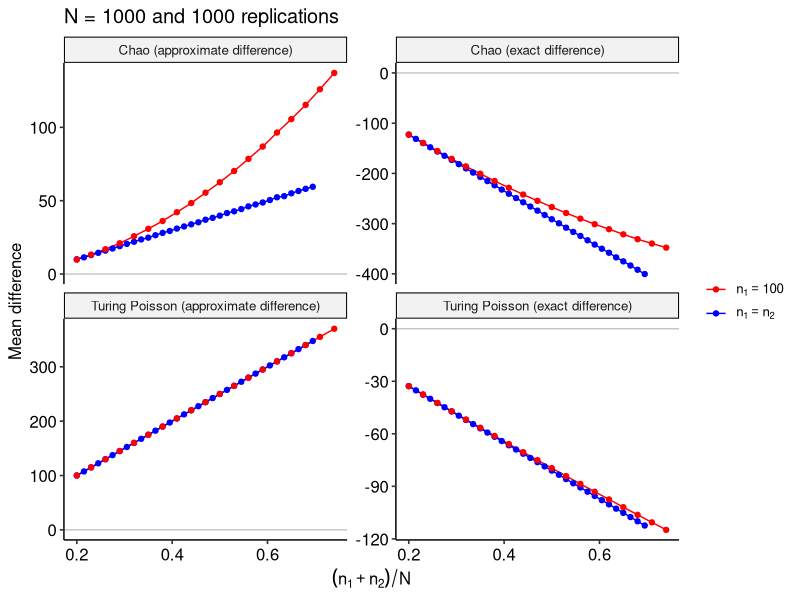
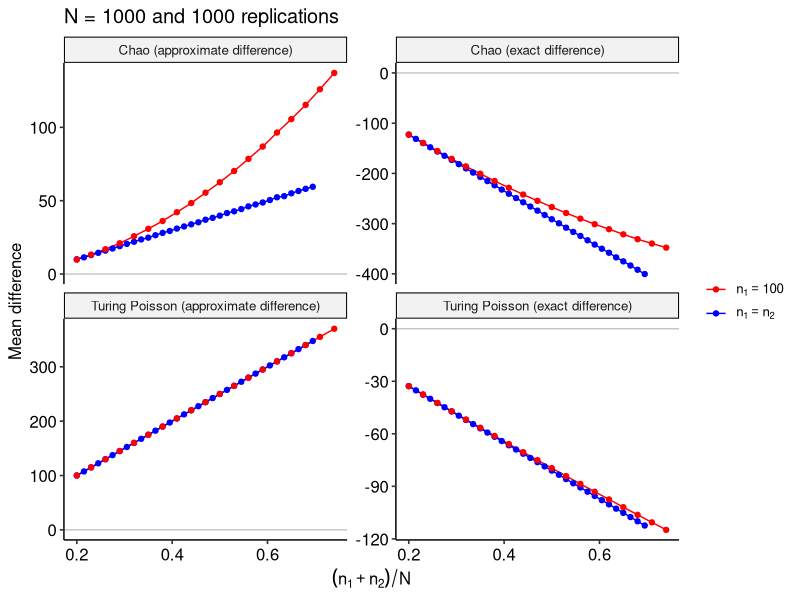

The R script that drew these images, in order:
library(tidyverse)
library(ggpubr)

TRIALS <- 1000
SEED <- 777
SAMPLE_SIZES <- seq(100, 600, 15)
POP_SIZE <- 1000
OUTPUT_FOLDER <- "./_900_output/figures/"

srswor_caprecap <- function(n1, n2, N) {
  S <- c(sample(1:N, n1, replace = FALSE), sample(1:N, n2, replace = FALSE))
  K <- table(S)
  f <- c(length(K[K == 1]), length(K[K == 2]))
  return(f)
}

chao <- function(f) {
  return(f[1] + f[2] + f[1]^2 / (2 * f[2]))
}

pseudo_approx <- function(f) {
  return(chao(f) - f[2])
}

dN <- function(f, N) {
  n <- f[1] + 2 * f[2]
  No <- n - f[2]
  return(exp(n / N) * (N - No) - N)
}

dN2 <- function(f, N) {
  n <- f[1] + 2 * f[2]
  No <- n - f[2]
  return(exp(n / N) * (n / N * (No / N - 1) + 1) - 1)
}

pseudo_exact <- function(f, tol = 1e-6) {
  n <- f[1] + 2 * f[2]
  No <- n - f[2]
  converged <- FALSE
  new_N <- No
  while (!converged) {
    old_N <- new_N
    dN <- dN(f, old_N)
    dN2 <- dN2(f, old_N)
    new_N <- old_N - dN / dN2
    converged <- abs(new_N - old_N) < tol
  }
  return(new_N)
}

turing_p <- function(f) {
  return(3 / 2 * f[1] + f[2] + f[1]^2 / (2 * f[2]))
}

simulate_sampling <- function(n1, n2 = NA, N, trials = TRIALS) {
  res <- list()
  if (!anyNA(n2)) {
    for (i in n1) {
      for (j in n2) {
        reps <- t(replicate(trials, srswor_caprecap(i, j, N)))
        reps <- cbind(
          reps,
          apply(reps, 1, chao),
          apply(reps, 1, pseudo_approx),
          apply(reps, 1, pseudo_exact),
          apply(reps, 1, turing_p),
          i,
          j
        )
        res[[paste0(i, j)]] <- reps
      }
    }
  } else {
    for (i in n1) {
      reps <- t(replicate(trials, srswor_caprecap(i, i, N)))
      reps <- cbind(
        reps,
        apply(reps, 1, chao),
        apply(reps, 1, pseudo_approx),
        apply(reps, 1, pseudo_exact),
        apply(reps, 1, turing_p),
        i,
        i
      )
      res[[paste0(i, i)]] <- reps
    }
  }
  res <- do.call(rbind, res) %>%
    as.data.frame() %>%
    setNames(
      c(
        "f1",
        "f2",
        "Chao",
        "Pseudolikelihood (approx.)",
        "Pseudolikelihood (exact)",
        "Turing Poisson",
        "n_1",
        "n_2"
      )
    )
  agg <- res %>%
    group_by(n_1, n_2) %>%
    summarise(
      `Chao` = mean(`Chao`),
      `Pseudolikelihood (approx.)` = mean(`Pseudolikelihood (approx.)`),
      `Pseudolikelihood (exact)` = mean(`Pseudolikelihood (exact)`),
      `Turing Poisson` = mean(`Turing Poisson`),
      .groups = "keep"
    )
  return(agg)
}

set.seed(SEED)
first_fixed <- simulate_sampling(c(100), SAMPLE_SIZES, POP_SIZE)
first_fixed$type <- "'n'[1] == 100"
none_fixed <- simulate_sampling(SAMPLE_SIZES, NA, POP_SIZE)
none_fixed$type <- "'n'[1] == 'n'[2]"

agg <- rbind(first_fixed, none_fixed)
agg$`Chao (approximate difference)` <- (
  agg$`Chao` - agg$`Pseudolikelihood (approx.)`
)
agg$`Turing Poisson (approximate difference)` <- (
  agg$`Turing Poisson` - agg$`Pseudolikelihood (approx.)`
)
agg$`Chao (exact difference)` <- agg$`Chao` - agg$`Pseudolikelihood (exact)`
agg$`Turing Poisson (exact difference)` <- (
  agg$`Turing Poisson` - agg$`Pseudolikelihood (exact)`
)
agg <- pivot_longer(
  agg[, c(-3, -4, -5, -6)],
  cols = c(
    `Chao (approximate difference)`,
    `Turing Poisson (approximate difference)`,
    `Chao (exact difference)`,
    `Turing Poisson (exact difference)`
  ),
  names_to = "method",
  values_to = "difference"
)

agg$rel_cov <- (agg$n_1 + agg$n_2) / POP_SIZE
agg <- agg[agg$rel_cov <= 0.75, ]

ggplot(
  agg,
  mapping = aes(x = (n_1 + n_2) / POP_SIZE, y = difference, colour = type)
) +
  geom_line() +
  geom_point() +
  xlab(expression(("n"[1] + "n"[2]) / N)) +
  ylab("Mean difference") +
  scale_colour_manual(
    values = c("red","blue"),
    labels = expression('n'[1] == 100, 'n'[1] == 'n'[2])
  ) +
  geom_hline(yintercept = 0.0, color = "grey", alpha = 0.9) +
  theme_pubr() +
  facet_wrap(
    vars(method),
    scale = "free_y",
  ) +
  theme(legend.title = element_blank(), legend.position = "right") +
  ggtitle("N = 1000 and 1000 replications")

#ggplot(
#  agg,
#  mapping = aes(x = (n_1 + n_2) / POP_SIZE, y = estimate, colour = method)
#) +
#  geom_line() +
#  geom_point() +
#  geom_hline(yintercept = POP_SIZE, color = "grey", alpha = 0.9) +
#  xlab(expression(("n"[1] + "n"[2]) / N)) +
#  theme_pubr() +
#  facet_wrap(
#    vars(type),
#    scales = "free",
#    labeller = label_parsed
#  ) +
#  theme(legend.title = element_blank())

ggsave(
  paste0(OUTPUT_FOLDER, "appendix/compare_chao_poisson.pdf"),
  width = 297,
  height = 175,
  units = "mm"
)
